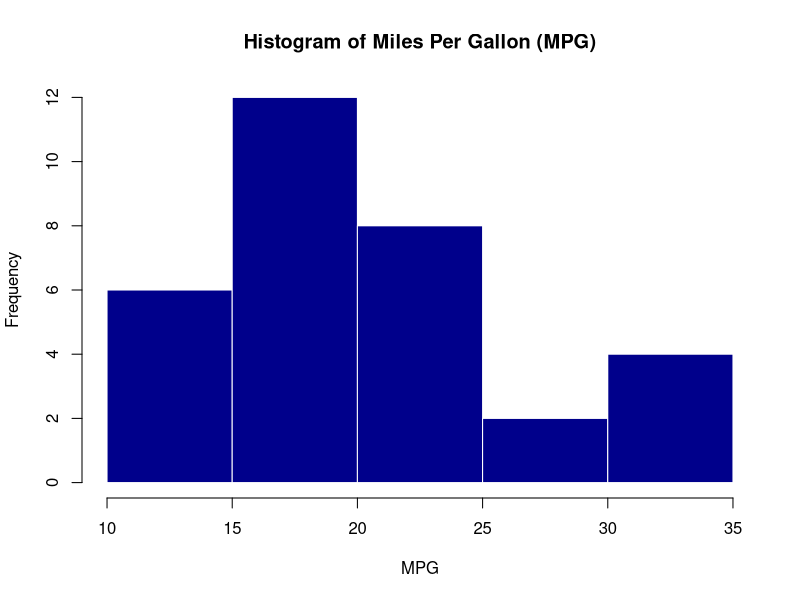
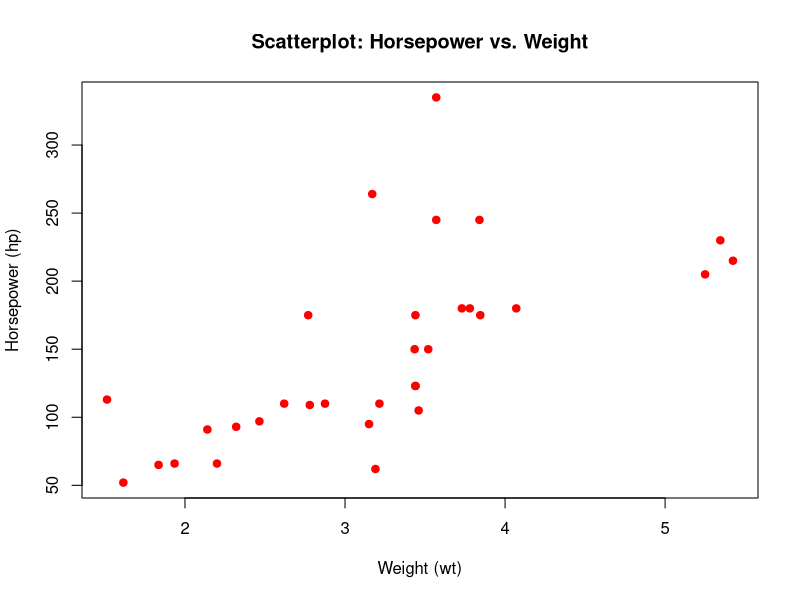
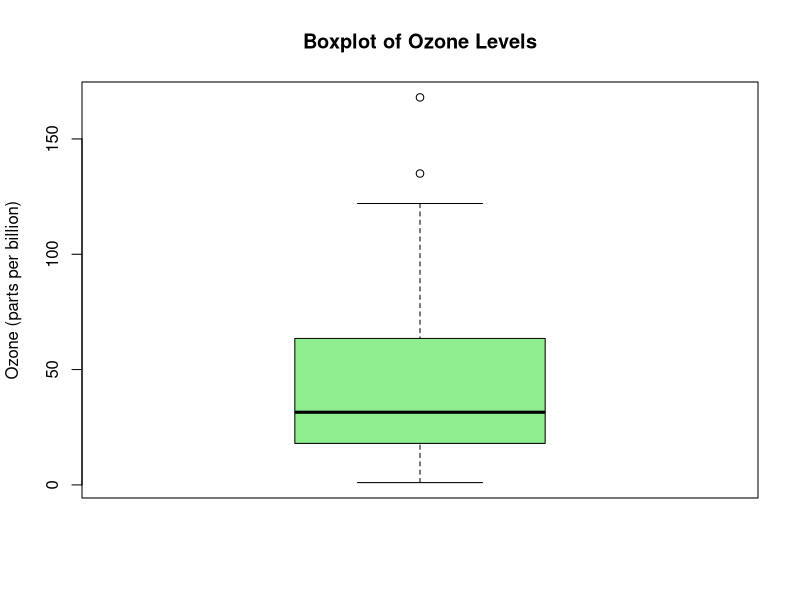
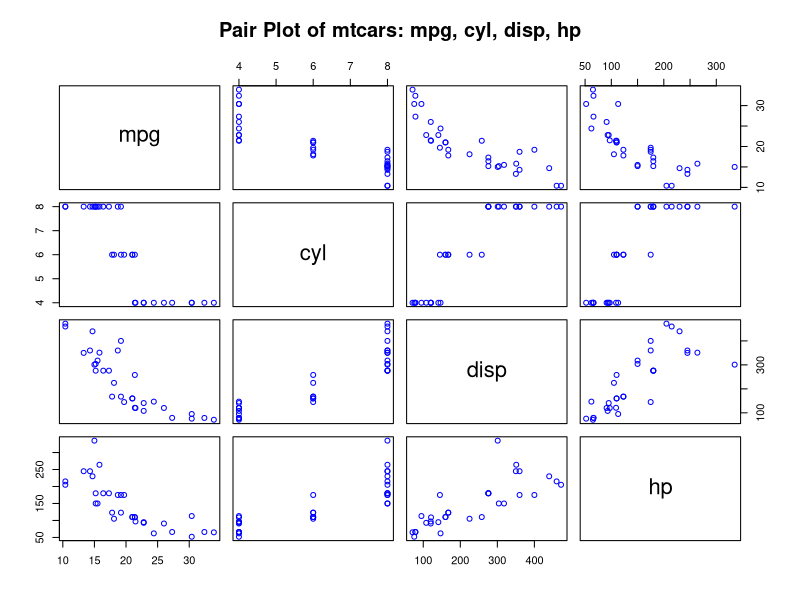

These figures' R source, in order:

#1. Create a histogram of mpg from the mtcars dataset. 
print("1. Histogram of mpg (plotting...):")
hist(mtcars$mpg,
     main = "Histogram of Miles Per Gallon (MPG)",
     xlab = "MPG",
     col = "darkblue",
     border = "white")

# 2. Generate a scatterplot of hp vs wt from mtcars. 
print("2. Scatterplot of Horsepower (hp) vs Weight (wt) (plotting...):")
plot(mtcars$wt, mtcars$hp,
     main = "Scatterplot: Horsepower vs. Weight",
     xlab = "Weight (wt)",
     ylab = "Horsepower (hp)",
     pch = 19,
     col = "red")

#  3. Draw a boxplot of Ozone values from the airquality dataset.
print("3. Boxplot of Ozone values (plotting...):")
boxplot(airquality$Ozone,
        main = "Boxplot of Ozone Levels",
        ylab = "Ozone (parts per billion)",
        col = "lightgreen",
        na.rm = TRUE) # na.rm=TRUE handles missing (NA) values in the Ozone column

#  4. Find the correlation between Sepal.Length and Sepal.Width in iris. 
print("4. Correlation between Sepal.Length and Sepal.Width:")
correlation_value <- cor(iris$Sepal.Length, iris$Sepal.Width)
print(correlation_value)

#  5. Create a pair plot of the first four columns of mtcars. 
print("5. Pair plot of the first four mtcars columns (plotting...):")
pairs(mtcars[, 1:4],
      main = "Pair Plot of mtcars: mpg, cyl, disp, hp",
      col = "blue")
